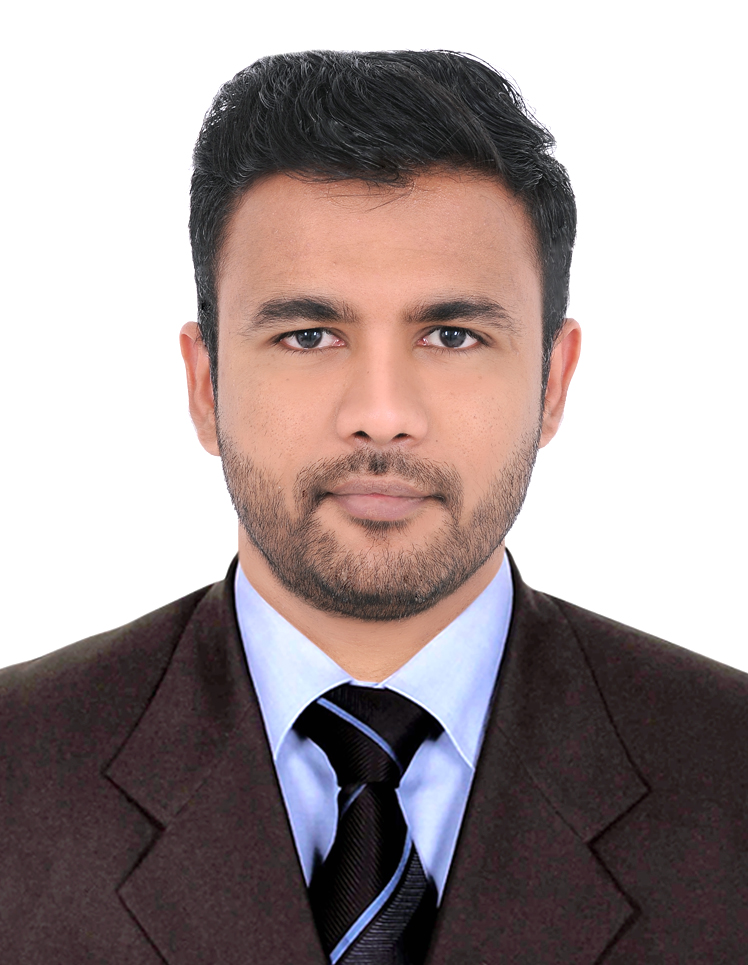
#> input picture imageprocessor/imgs/Photo.jpg, 748 x 965 px; its folder holds 2 pictures in this run
$ python photoeditor.py
#> lines starting #> are read from the running program, lines starting #| are printed output that depends on the picture
from PIL import Image, ImageEnhance, ImageFilter
import os

path = "./imgs"
pathOut = "/editedImgs"

for filename in os.listdir(path):
    img = Image.open(f"{path}/{filename}")
#> img is the input picture: PIL image 748x965 RGB; mean R, G, B 163.7, 150.7, 150.5

    edit = img.filter(ImageFilter.SHARPEN).convert('L').rotate(-90)
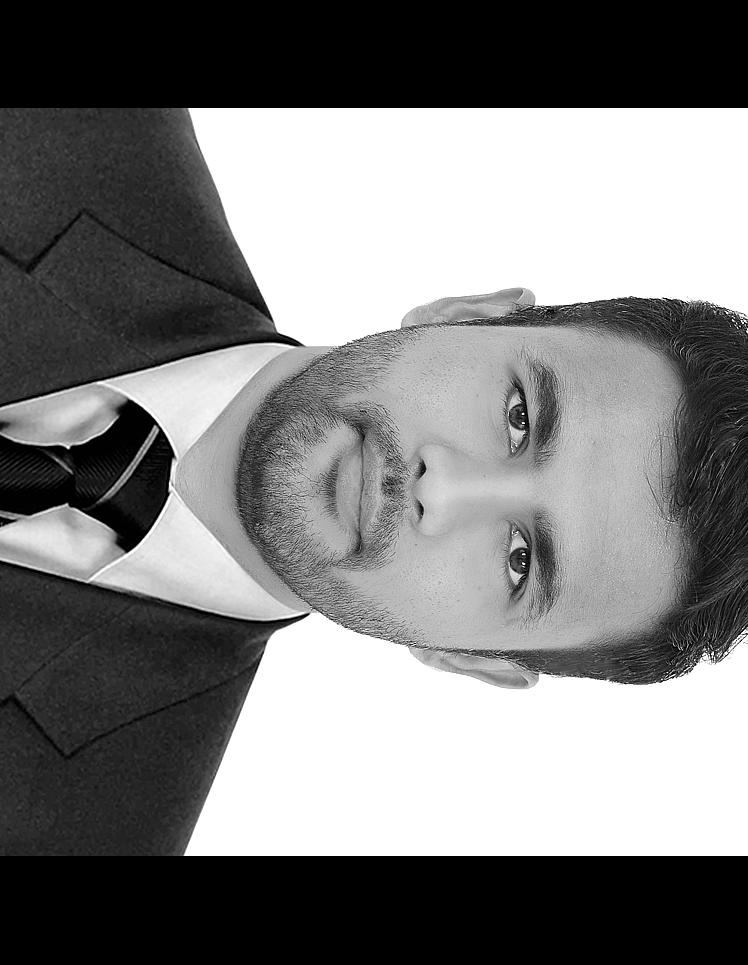
#> edit: PIL image 748x965 L; min 0, max 255, mean 124.8

    clean_name = os.path.splitext(filename)[0]

    edit.save(f'.{pathOut}/{clean_name}_edited.jpg')
#> pass 2 of the loop `for filename in os.listdir(path):`:
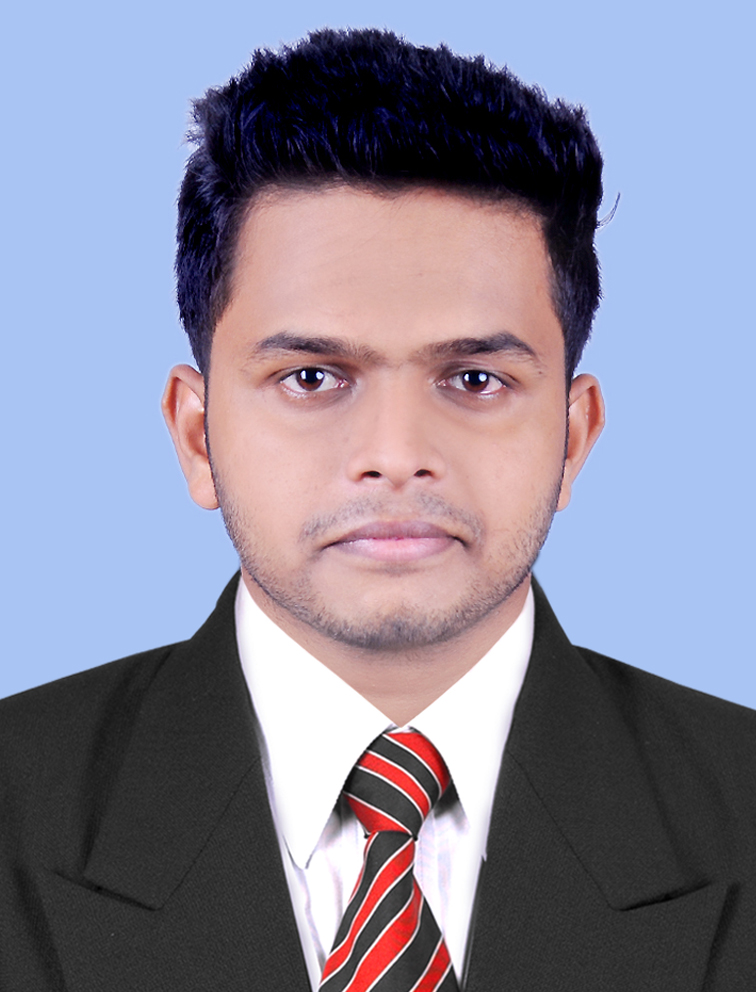
#> input picture imageprocessor/imgs/shahul.jpeg, 756 x 992 px
#> img is the input picture: PIL image 756x992 RGB; mean R, G, B 136.9, 134.6, 153
#> `edit = img.filter(ImageFilter.SHARPEN).convert('L').rotate(-90)`:
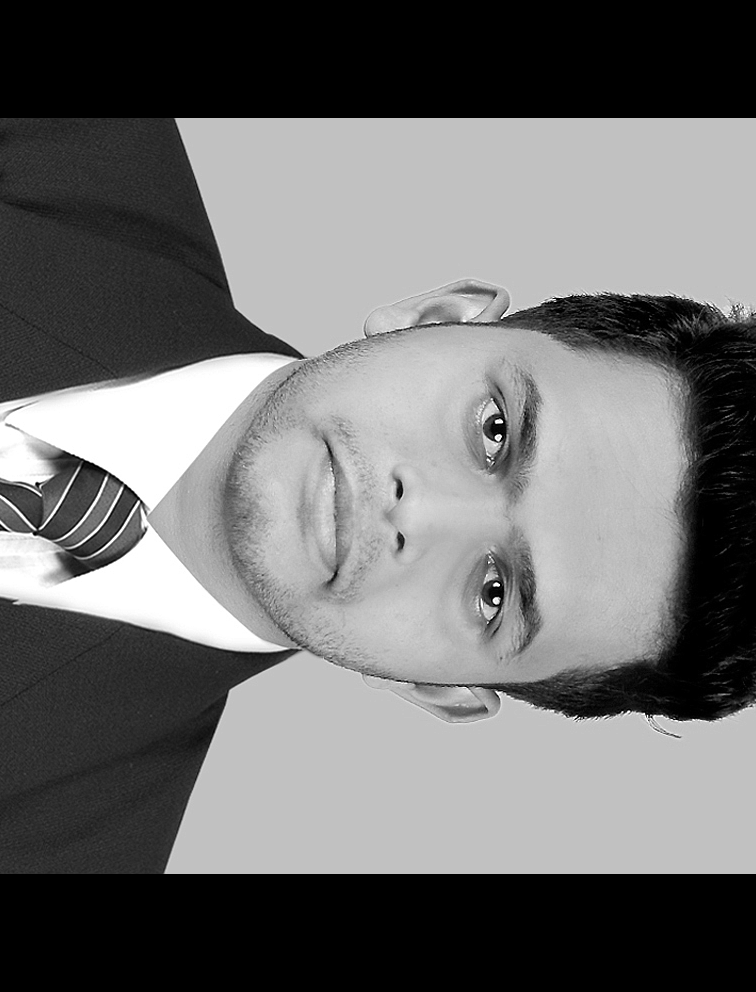
#> edit: PIL image 756x992 L; min 0, max 255, mean 111.1
